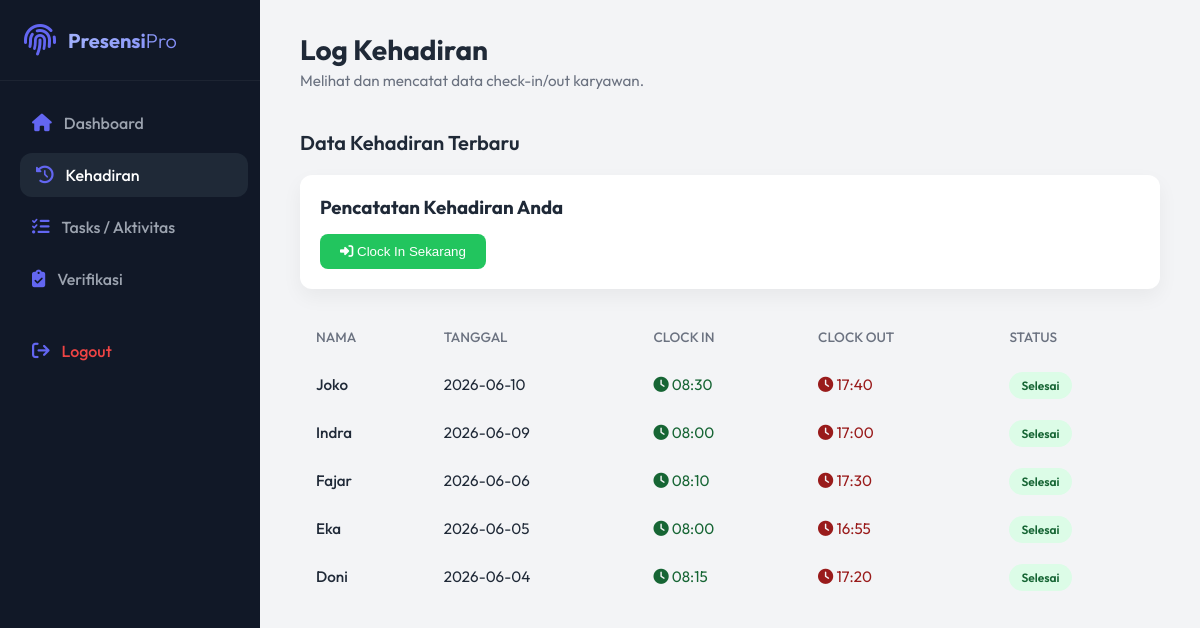
Screenshot of /kehadiran/index.php (signed in) with the database file from the repository.
### tables this page shows
CREATE TABLE `kehadirans` (
  `id` int(11) NOT NULL,
  `tanggal` date DEFAULT NULL,
  `clock_in` datetime DEFAULT NULL,
  `clock_out` datetime DEFAULT NULL,
  `status_kehadiran` enum('Hadir','Sakit','Izin','Cuti','Alpa') DEFAULT 'Hadir',
  `users_id` int(11) DEFAULT NULL
);

CREATE TABLE `users` (
  `id` int(11) NOT NULL,
  `nama` varchar(100) NOT NULL,
  `email` varchar(100) NOT NULL,
  `password` varchar(255) NOT NULL,
  `divisi` enum('IT','HR','Finance','Marketing','Operasional') NOT NULL,
  `status` enum('Aktif','Nonaktif') DEFAULT 'Aktif',
  `tipe_users_id` int(11) DEFAULT NULL
);

### models/Kehadiran.php (called while the page is built, shortened)
<?php
class Kehadiran {
    private $conn;
    private $table_name = "kehadirans";
    public function __construct($db) {
        $this->conn = $db;
    }
    public function readPaging($from_record_num, $records_per_page, $powerLevel = null, $currentUserId = null) {
        $query = "SELECT k.*, u.nama AS user_name FROM " . $this->table_name . " k "
            . "LEFT JOIN users u ON k.users_id = u.id ";
        if ($powerLevel !== null && $currentUserId !== null) {
            $query .= "WHERE k.users_id = :current_user OR (6 - u.tipe_users_id) < :powerLevel ";
        }
        $query .= "ORDER BY k.id DESC LIMIT :from, :limit";
        $stmt = $this->conn->prepare($query);
        if ($powerLevel !== null && $currentUserId !== null) {
            $stmt->bindParam(':current_user', $currentUserId, PDO::PARAM_INT);
            $stmt->bindParam(':powerLevel', $powerLevel, PDO::PARAM_INT);
        }
        $stmt->bindParam(':from', $from_record_num, PDO::PARAM_INT);
        $stmt->bindParam(':limit', $records_per_page, PDO::PARAM_INT);
        $stmt->execute();
        return $stmt;
    }
    public function count($powerLevel = null, $currentUserId = null) {
        $query = "SELECT COUNT(*) as total_row FROM " . $this->table_name . " k LEFT JOIN users u ON k.users_id = u.id";
        if ($powerLevel !== null && $currentUserId !== null) {
            $query .= " WHERE k.users_id = :current_user OR (6 - u.tipe_users_id) < :powerLevel";
        }
        $stmt = $this->conn->prepare($query);
        if ($powerLevel !== null && $currentUserId !== null) {
            $stmt->bindParam(':current_user', $currentUserId, PDO::PARAM_INT);
            $stmt->bindParam(':powerLevel', $powerLevel, PDO::PARAM_INT);
        }
        $stmt->execute();
        $row = $stmt->fetch(PDO::FETCH_ASSOC);
        return $row['total_row'];
    }
    public function getTodayAttendance($users_id) {
        $query = "SELECT * FROM " . $this->table_name . "
                  WHERE users_id = ? AND tanggal = CURDATE()
                  LIMIT 1";
        $stmt = $this->conn->prepare($query);
        $stmt->bindParam(1, $users_id);
        $stmt->execute();
        return $stmt->fetch(PDO::FETCH_ASSOC);
    }
}
?>

### kehadiran/index.php (the view, shortened to what this page needs)
<?php
require_once '../models/Kehadiran.php';
$database = new Database();
$db = $database->getConnection();
$kehadiran = new Kehadiran($db);
$todayAttendance = $kehadiran->getTodayAttendance($_SESSION['user_id']);
$userPowerLevel = $_SESSION['power_level'] ?? 1;
$currentUserId = $_SESSION['user_id'];
$page = isset($_GET['page']) ? (int) $_GET['page'] : 1;
$records_per_page = 5;
$from_record_num = ($records_per_page * $page) - $records_per_page;
$filterPowerLevel = ($userPowerLevel < 5) ? $userPowerLevel : null;
$filterUserId = ($userPowerLevel < 5) ? $currentUserId : null;
$stmt = $kehadiran->readPaging($from_record_num, $records_per_page, $filterPowerLevel, $filterUserId);
?>
<!DOCTYPE html>
<html lang="id">
<head>
    <link rel="stylesheet" href="https://cdnjs.cloudflare.com/ajax/libs/font-awesome/6.4.0/css/all.min.css">
    <link rel="stylesheet" href="../assets/css/style.css">
</head>
<body>
    <aside class="sidebar">
        <div class="sidebar-header">
            <i class="fa-solid fa-fingerprint fa-2x" style="color: var(--primary-light);"></i>
            <h2>Presensi<span style="color: white; font-weight: 300;">Pro</span></h2>
        </div>
        <ul class="nav-links">
            <li><a href="../index.php"><i class="fa-solid fa-house"></i> Dashboard</a></li>
            <li><a href="index.php" class="active"><i class="fa-solid fa-clock-rotate-left"></i> Kehadiran</a></li>
            <li><a href="../tasks/index.php"><i class="fa-solid fa-list-check"></i> Tasks / Aktivitas</a></li>
            <?php if (isset($_SESSION['power_level']) && $_SESSION['power_level'] > 1): ?>
                <li><a href="../verification/index.php"><i class="fa-solid fa-clipboard-check"></i> Verifikasi</a></li>
            <?php endif; ?>
            <li style="margin-top: auto; padding-top: 20px;"><a href="../logout.php" style="color: #ef4444;"><i
                        class="fa-solid fa-arrow-right-from-bracket"></i> Logout</a></li>
        </ul>
    </aside>
    <main class="main-content">
        <header class="top-header">
            <div class="welcome-msg">
                <h1>Log Kehadiran</h1>
                <p>Melihat dan mencatat data check-in/out karyawan.</p>
            </div>
        </header>
        <div class="section-header">
            <h2>Data Kehadiran Terbaru</h2>
        </div>
        <div style="background: white; padding: 20px; border-radius: 12px; margin-bottom: 25px; box-shadow: 0 8px 20px rgba(0,0,0,0.05);">
            <h3 style="margin-bottom: 15px; color: var(--text-dark);">Pencatatan Kehadiran Anda</h3>
            <form method="POST" style="display: flex; gap: 10px;">
                <?php if (!$todayAttendance): ?>
                    <button type="submit" name="clock_in"
                        style="padding: 10px 20px; background: #22c55e; color: white; border: none; border-radius: 8px; cursor: pointer; font-weight: 500;">
                        <i class="fa-solid fa-right-to-bracket"></i> Clock In Sekarang
                    </button>
                <?php endif; ?>
            </form>
        </div>
        <div class="table-responsive">
            <table>
                <thead>
                    <tr>
                        <th>NAMA</th>
                        <th>TANGGAL</th>
                        <th>CLOCK IN</th>
                        <th>CLOCK OUT</th>
                        <th>STATUS</th>
                    </tr>
                </thead>
                <tbody>
                    <?php while ($row = $stmt->fetch(PDO::FETCH_ASSOC)): ?>
                        <tr>
                            <td style="font-weight: 500; color: var(--text-dark);">
                                <?php echo htmlspecialchars($row['user_name'] ?? ''); ?>
                            </td>
                            <td><?php echo htmlspecialchars($row['tanggal'] ?? ''); ?></td>
                            <td>
                                <?php if (!empty($row['clock_in'])): ?>
                                    <span style="color: #166534;"><i class="fa-solid fa-clock"></i> <?php echo date('H:i', strtotime($row['clock_in'])); ?></span>
                                <?php else: ?>
                                    -
                                <?php endif; ?>
                            </td>
                            <td>
                                <?php if (!empty($row['clock_out'])): ?>
                                    <span style="color: #991b1b;"><i class="fa-solid fa-clock"></i> <?php echo date('H:i', strtotime($row['clock_out'])); ?></span>
                                <?php else: ?>
                                    -
                                <?php endif; ?>
                            </td>
                            <td>
                                <?php if (!empty($row['clock_in']) && !empty($row['clock_out'])): ?>
                                    <span class="status-badge" style="background: #dcfce7; color: #166534;">Selesai</span>
                                <?php else: ?>
                                    <span class="status-badge" style="background: #fef08a; color: #854d0e;">Bekerja</span>
                                <?php endif; ?>
                            </td>
                        </tr>
                    <?php endwhile; ?>
                </tbody>
            </table>
        </div>
    </main>
</body>
</html>

### assets/css/style.css (style rules this page uses)
:root { --primary: #4f46e5; --primary-light: #6366f1; --secondary: #10b981; --background: #f3f4f6; --surface: #ffffff; --text-main: #1f2937; --text-muted: #6b7280; --sidebar-bg: #111827; --sidebar-text: #9ca3af; --sidebar-hover: #1f2937; --card-shadow: 0 10px 15px -3px rgba(0, 0, 0, 0.05), 0 4px 6px -2px rgba(0, 0, 0, 0.025); --transition: all 0.3s cubic-bezier(0.4, 0, 0.2, 1); }
* { margin: 0; padding: 0; box-sizing: border-box; }
body { font-family: "Outfit", sans-serif; background-color: var(--background); color: var(--text-main); display: flex; min-height: 100vh; overflow-x: hidden; }
.sidebar { width: 260px; background-color: var(--sidebar-bg); color: white; display: flex; flex-direction: column; transition: var(--transition); position: fixed; height: 100vh; z-index: 50; }
.sidebar-header { padding: 24px; display: flex; align-items: center; gap: 12px; border-bottom: 1px solid rgba(255, 255, 255, 0.05); }
.sidebar-header h2 { font-size: 1.25rem; font-weight: 700; background: linear-gradient(135deg, #a5b4fc, #818cf8); background-clip: text; -webkit-background-clip: text; -webkit-text-fill-color: transparent; }
.nav-links { list-style: none; padding: 20px 0; flex: 1; }
.nav-links li { padding: 0 16px; margin-bottom: 8px; }
.nav-links a { display: flex; align-items: center; gap: 12px; color: var(--sidebar-text); text-decoration: none; padding: 12px 16px; border-radius: 12px; font-weight: 500; transition: var(--transition); }
.nav-links a:hover, .nav-links a.active { background-color: var(--sidebar-hover); color: white; transform: translateX(4px); }
.nav-links a i { font-size: 1.1rem; color: var(--primary-light); }
.main-content { flex: 1; margin-left: 260px; padding: 32px 40px; transition: var(--transition); }
.top-header { display: flex; justify-content: space-between; align-items: center; margin-bottom: 40px; }
.welcome-msg h1 { font-size: 1.75rem; font-weight: 700; color: var(--text-main); margin-bottom: 4px; }
.welcome-msg p { color: var(--text-muted); font-size: 0.95rem; }
.section-header { display: flex; justify-content: space-between; align-items: center; margin-bottom: 20px; }
.section-header h2 { font-size: 1.25rem; font-weight: 600; }
table { width: 100%; border-collapse: collapse; }
th, td { padding: 14px 16px; text-align: left; border-bottom: 1px solid #f3f4f6; }
th { color: var(--text-muted); font-weight: 500; font-size: 0.85rem; text-transform: uppercase; }
td { font-size: 0.95rem; color: var(--text-main); }
.status-badge { padding: 6px 12px; border-radius: 20px; font-size: 0.75rem; font-weight: 600; }

### rows the page displays
kehadirans: users.nama "Joko", tanggal "2026-06-10", clock_in "08:30", clock_out "17:40", shows "Selesai"
kehadirans: users.nama "Indra", tanggal "2026-06-09", clock_in "08:00", clock_out "17:00", shows "Selesai"
kehadirans: users.nama "Fajar", tanggal "2026-06-06", clock_in "08:10", clock_out "17:30", shows "Selesai"
kehadirans: users.nama "Eka", tanggal "2026-06-05", clock_in "08:00", clock_out "16:55", shows "Selesai"
kehadirans: users.nama "Doni", tanggal "2026-06-04", clock_in "08:15", clock_out "17:20", shows "Selesai"
